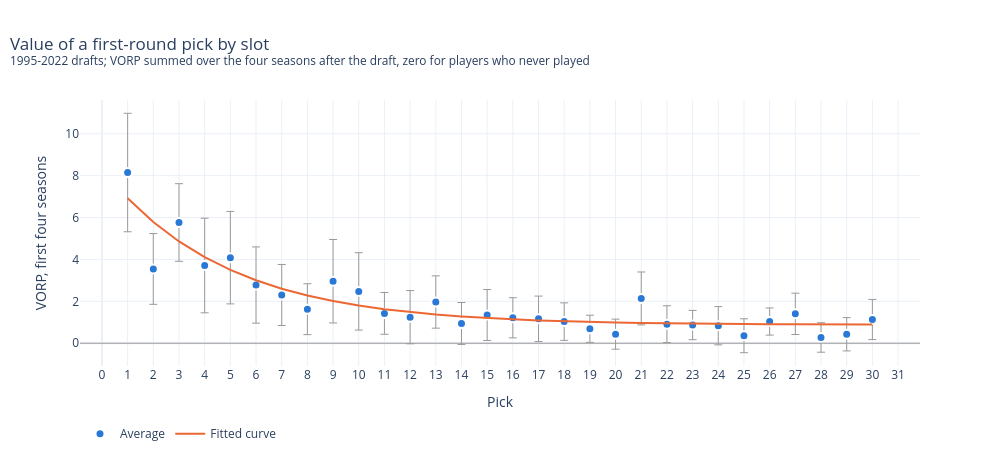

The cell this chart's notebook holds for it:
### Markdown cell above
## Pick value

### Code cell
outcomes = picks.draft_outcomes()
coef = picks.fit_pick_value(outcomes)
plot_pick_value(outcomes, picks.pick_value(np.arange(1, 31), coef)).show()

### Figure 1 — Plotly figure (JSON) as saved in the notebook; plotly's stock layout.template omitted (floating-point values rounded to 4 significant figures)
{"data": [{"customdata": [28, 28, 28, 28, 28, 28, 28, 28, 28, 28, 28, 28, 28, 28, 28, 28, 28, 28, 28, 28, 28, 28, 28, 28, 28, 28, 28, 28, 25, 28], "error_y": {"array": [2.828, 1.689, 1.853, 2.258, 2.207, 1.82, 1.457, 1.215, 1.993, 1.847, 0.9984, 1.27, 1.249, 1.001, 1.216, 0.9588, 1.087, 0.8964, 0.6476, 0.7179, 1.263, 0.8786, 0.6987, 0.9127, 0.8098, 0.6483, 0.9868, 0.7044, 0.7947, 0.9586], "color": "#9a9a9a", "thickness": 1, "type": "data"}, "hovertemplate": "<b>Pick %{x}</b>: %{y:.2f} VORP (%{customdata} players)<extra></extra>", "marker": {"color": "#2a78d6", "line": {"color": "white", "width": 2}, "size": 9}, "mode": "markers", "name": "Average", "type": "scatter", "x": [1, 2, 3, 4, 5, 6, 7, 8, 9, 10, 11, 12, 13, 14, 15, 16, 17, 18, 19, 20, 21, 22, 23, 24, 25, 26, 27, 28, 29, 30], "y": [8.15, 3.546, 5.764, 3.711, 4.086, 2.779, 2.304, 1.625, 2.961, 2.475, 1.425, 1.243, 1.968, 0.9429, 1.346, 1.214, 1.164, 1.032, 0.6893, 0.4321, 2.139, 0.9107, 0.8679, 0.8357, 0.3571, 1.036, 1.404, 0.275, 0.428, 1.132]}, {"hovertemplate": "<b>Pick %{x}</b>: %{y:.2f} fitted<extra></extra>", "line": {"color": "#eb6834", "width": 2}, "mode": "lines", "name": "Fitted curve", "type": "scatter", "x": [1, 2, 3, 4, 5, 6, 7, 8, 9, 10, 11, 12, 13, 14, 15, 16, 17, 18, 19, 20, 21, 22, 23, 24, 25, 26, 27, 28, 29, 30], "y": [6.921, 5.783, 4.859, 4.109, 3.5, 3.006, 2.604, 2.279, 2.014, 1.8, 1.626, 1.484, 1.369, 1.276, 1.201, 1.139, 1.089, 1.049, 1.016, 0.9894, 0.9677, 0.9502, 0.9359, 0.9244, 0.915, 0.9073, 0.9011, 0.8961, 0.892, 0.8887]}], "layout": {"height": 460, "hoverlabel": {"bgcolor": "white"}, "legend": {"orientation": "h", "y": -0.2}, "shapes": [{"line": {"color": "#9a9a9a", "width": 1}, "type": "line", "x0": 0, "x1": 1, "xref": "x domain", "y0": 0, "y1": 0, "yref": "y"}], "title": {"text": "Value of a first-round pick by slot<br><sup>1995-2022 drafts; VORP summed over the four seasons after the draft, zero for players who never played</sup>", "x": 0.01}, "width": 1000, "xaxis": {"dtick": 1, "title": {"text": "Pick"}}, "yaxis": {"title": {"text": "VORP, first four seasons"}}}}
